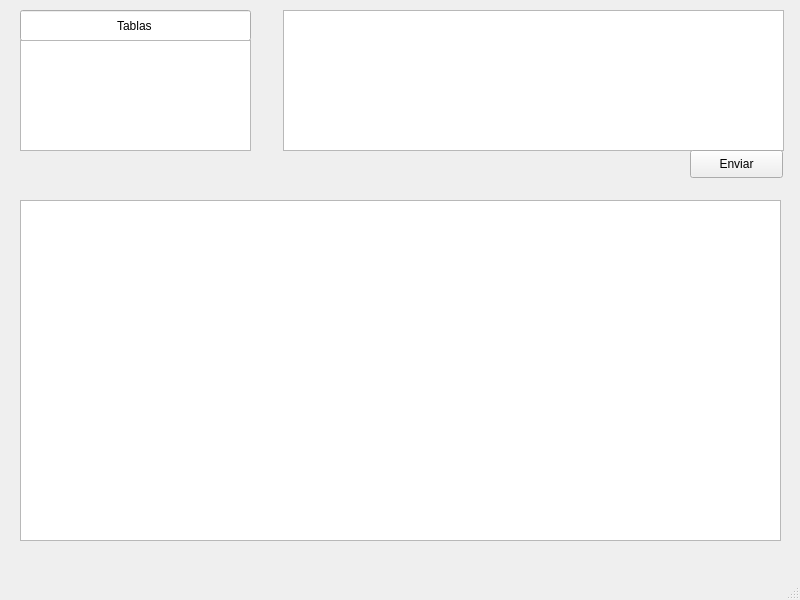
<?xml version="1.0" encoding="UTF-8"?>
<ui version="4.0">
 <class>GUI</class>
 <widget class="QMainWindow" name="GUI">
  <property name="geometry">
   <rect>
    <x>0</x>
    <y>0</y>
    <width>800</width>
    <height>600</height>
   </rect>
  </property>
  <property name="windowTitle">
   <string>GUI</string>
  </property>
  <widget class="QWidget" name="centralwidget">
   <widget class="QTableView" name="Respuesta">
    <property name="geometry">
     <rect>
      <x>20</x>
      <y>200</y>
      <width>761</width>
      <height>341</height>
     </rect>
    </property>
   </widget>
   <widget class="QTextEdit" name="Consulta">
    <property name="geometry">
     <rect>
      <x>283</x>
      <y>10</y>
      <width>501</width>
      <height>141</height>
     </rect>
    </property>
   </widget>
   <widget class="QPushButton" name="Enviar">
    <property name="geometry">
     <rect>
      <x>690</x>
      <y>150</y>
      <width>93</width>
      <height>28</height>
     </rect>
    </property>
    <property name="text">
     <string>Enviar</string>
    </property>
   </widget>
   <widget class="QLineEdit" name="lineEdit">
    <property name="geometry">
     <rect>
      <x>20</x>
      <y>10</y>
      <width>231</width>
      <height>31</height>
     </rect>
    </property>
    <property name="text">
     <string>Tablas</string>
    </property>
    <property name="alignment">
     <set>Qt::AlignCenter</set>
    </property>
   </widget>
   <widget class="QListView" name="Tablas">
    <property name="geometry">
     <rect>
      <x>20</x>
      <y>40</y>
      <width>231</width>
      <height>111</height>
     </rect>
    </property>
   </widget>
  </widget>
  <widget class="QMenuBar" name="menubar">
   <property name="geometry">
    <rect>
     <x>0</x>
     <y>0</y>
     <width>800</width>
     <height>26</height>
    </rect>
   </property>
  </widget>
  <widget class="QStatusBar" name="statusbar"/>
 </widget>
 <resources/>
 <connections/>
</ui>
